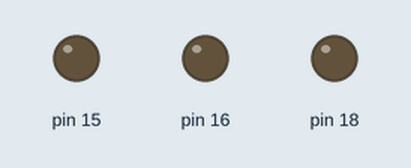
A program run on a simulated Raspberry Pi (header pin numbers). Parts: output pins drawn as LEDs (lit = HIGH).

Above: at 0.5 s.
At 2.0 s:
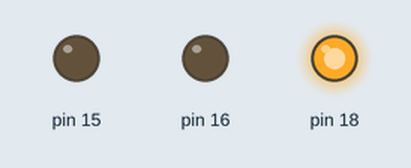
At 4.0 s:
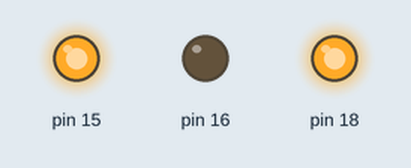
At 5.5 s:
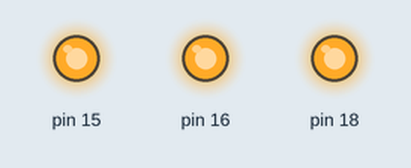
At 6.5 s:
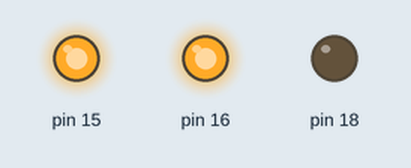
Timing chart, 0 to 7.8 s (numbered marks = the images above):
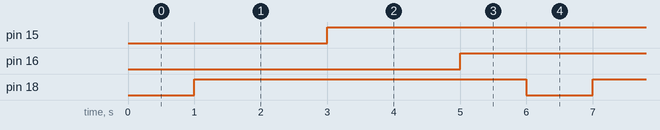

The program:

blink.py
```python
from time import sleep
import RPi.GPIO as GPIO
GPIO.setmode(GPIO.BOARD)
GPIO.cleanup()
GPIO.setup(18, GPIO.OUT)
GPIO.setup(15, GPIO.OUT)
GPIO.setup(16, GPIO.OUT)
while 1:
     GPIO.output(18, False)
     sleep(1)
     GPIO.output(18, True)
     sleep(1)

     GPIO.output(15, False)
     sleep(1)
     GPIO.output(15, True)
     sleep(1)

     GPIO.output(16, False)
     sleep(1)
     GPIO.output(16, True)
     sleep(1)
```

Measured:
- by itself, pin 15, pin 16, pin 18: alternates HIGH for 5.0 s and LOW for 1.0 s
